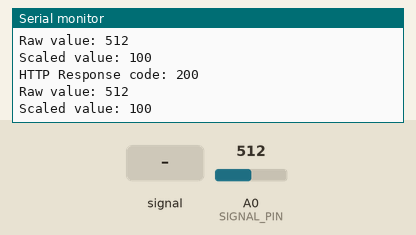
Recording of a sketch running on a simulated ESP8266 (NodeMCU). Shown: the last lines printed to the serial monitor. Inputs (shaded band) come from the test bench; at power-on: A0 (SIGNAL_PIN) = 512. WiFi joins after 1.5 s; servers stay silent unless stated; uploads are accepted with an empty reply.

Above: at 2.8 s.
2.9 s: A0 (SIGNAL_PIN) fed a 200 Hz sine of ±81 counts around its level
At 3.66 s:
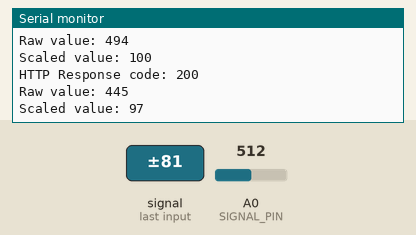
4.4 s: A0 (SIGNAL_PIN) set to 464
At 4.51 s:
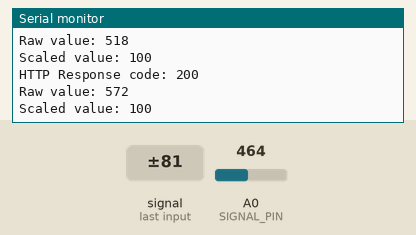
5.9 s: A0 (SIGNAL_PIN) fed a 1000 Hz sine of ±255 counts around its level
At 6.61 s:
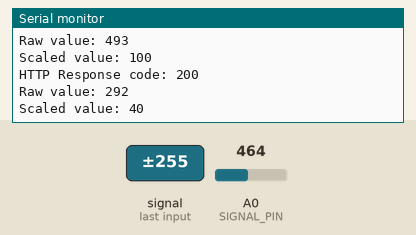
7.4 s: A0 (SIGNAL_PIN) set to 484
At 7.45 s:
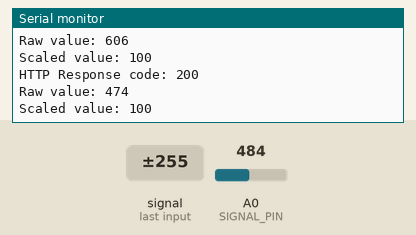
Timing chart, 0 to 9.9 s (numbered marks = the images above; inputs shaded):
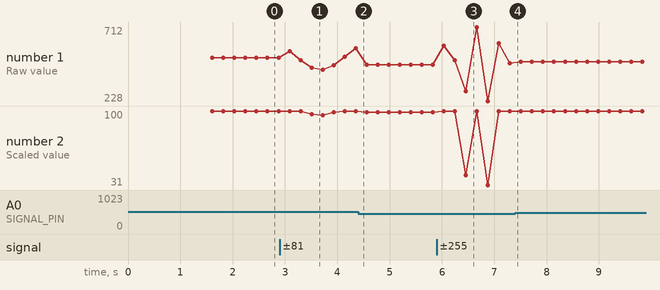

The sketch:

final.ino
```cpp
#include <ESP8266WiFi.h>
#include <string>
#include <ESP8266HTTPClient.h>
#include <WiFiClientSecureBearSSL.h>

#define POWER_PIN  D7
#define SIGNAL_PIN A0

const char* ssid = "Dismiss";
const char* password = "123456789";
const char* firebaseUrl = "https://water-sensor-614db-default-rtdb.asia-southeast1.firebasedatabase.app/Levels.json?auth=AIzaSyBFEu756DrcLBRhYUpQi-3h3EQ7BOe3kVY";

void setup() {
  Serial.begin(9600);
  pinMode(POWER_PIN, OUTPUT);   // Configure D7 pin as an OUTPUT
  digitalWrite(POWER_PIN, LOW); // turn the sensor OFF
  delay(100);

  // Connect to Wi-Fi
  Serial.print("Connecting to ");
  Serial.println(ssid);
  WiFi.begin(ssid, password);

  while (WiFi.status() != WL_CONNECTED) {
    delay(500);
    Serial.print(".");
  }
  Serial.println("\nWiFi connected");
}

void loop() {
  int rawValue = readSensor();
  int scaledValue;

  if (rawValue >= 8 && rawValue <= 354) {
    // Map raw values from 8 to 282 to scaled values from 0 to 49%
    scaledValue = map(rawValue, 8, 354, 0, 49);
  } else if (rawValue > 354 && rawValue <= 405) {
    // Map raw values from 282 to 375 to scaled values from 50 to 89%
    scaledValue = map(rawValue, 354, 405, 50, 89);
  } else if (rawValue > 405 && rawValue <= 474) {
    // Map raw values from 375 to 430 to scaled values from 90 to 100%
    scaledValue = map(rawValue, 375, 474, 90, 100);
  } else {
    // Handle values outside the specified ranges
    // Here, we can simply clip the values to the appropriate range
    if (rawValue < 8)
      scaledValue = 0;
    else if (rawValue > 474)
      scaledValue = 100;
  }

  Serial.print("Raw value: ");
  Serial.println(rawValue);
  Serial.print("Scaled value: ");
  Serial.println(scaledValue);
  sendDataToFirebase(scaledValue);
  delay(0);  // Adjust delay according to your needs
}
int readSensor() {
  digitalWrite(POWER_PIN, HIGH);  // turn the sensor ON
  delay(10);                      // wait 10 milliseconds
  int value = analogRead(SIGNAL_PIN); // read the analog value from sensor
  digitalWrite(POWER_PIN, LOW);   // turn the sensor OFF
  return value;
}

void sendDataToFirebase(int value) {
  std::unique_ptr<BearSSL::WiFiClientSecure> client(new BearSSL::WiFiClientSecure);
  client->setInsecure(); // Ignore SSL certificate verification (not recommended in production)
  HTTPClient https;

  https.begin(*client, firebaseUrl);
  https.addHeader("Content-Type", "application/json");

  String payload = "{\"Levels\":" + String(value) + "}";
  int httpResponseCode = https.PUT(payload);

  if (httpResponseCode > 0) {
    Serial.print("HTTP Response code: ");
    Serial.println(httpResponseCode);
  } else {
    Serial.print("Error code: ");
    Serial.println(httpResponseCode);
  }

  https.end();
}
```

Measured:
- after the input at 2.9 s, the serial monitor: prints a new line after 0.19 s (image 1)
- after the input at 5.9 s, the serial monitor: prints a new line after 0.14 s (image 3)
- plotted number 1: 512 → 572 after the input at 2.9 s, 572 → 464 after the input at 4.4 s, 464 → 474 after the input at 5.9 s, 474 → 484 after the input at 7.4 s
